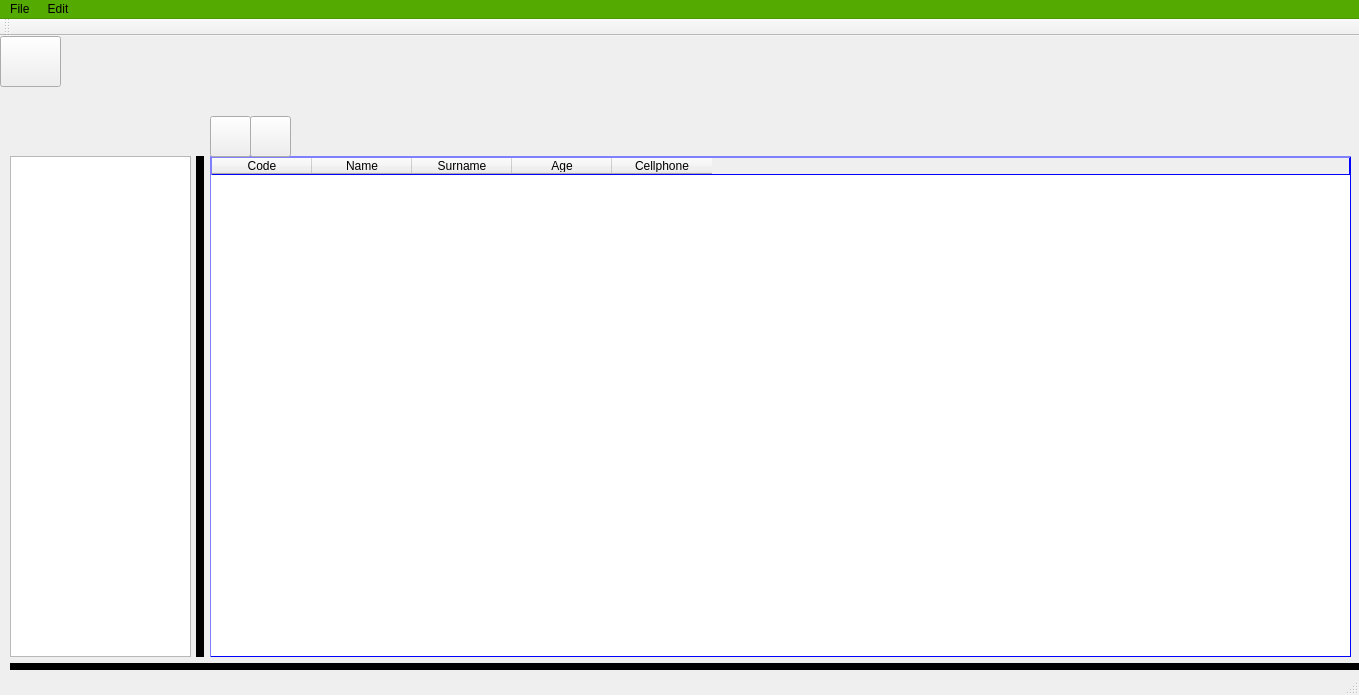
<?xml version="1.0" encoding="UTF-8"?>
<ui version="4.0">
 <class>MainWindow</class>
 <widget class="QMainWindow" name="MainWindow">
  <property name="geometry">
   <rect>
    <x>0</x>
    <y>0</y>
    <width>1359</width>
    <height>695</height>
   </rect>
  </property>
  <property name="windowTitle">
   <string>MainWindow</string>
  </property>
  <widget class="QWidget" name="centralWidget">
   <widget class="QListView" name="listView">
    <property name="geometry">
     <rect>
      <x>10</x>
      <y>120</y>
      <width>181</width>
      <height>501</height>
     </rect>
    </property>
   </widget>
   <widget class="Line" name="line">
    <property name="geometry">
     <rect>
      <x>190</x>
      <y>120</y>
      <width>21</width>
      <height>501</height>
     </rect>
    </property>
    <property name="autoFillBackground">
     <bool>false</bool>
    </property>
    <property name="frameShadow">
     <enum>QFrame::Plain</enum>
    </property>
    <property name="lineWidth">
     <number>8</number>
    </property>
    <property name="midLineWidth">
     <number>-2</number>
    </property>
    <property name="orientation">
     <enum>Qt::Vertical</enum>
    </property>
   </widget>
   <widget class="QTableWidget" name="tableWidget">
    <property name="enabled">
     <bool>true</bool>
    </property>
    <property name="geometry">
     <rect>
      <x>210</x>
      <y>120</y>
      <width>1141</width>
      <height>501</height>
     </rect>
    </property>
    <property name="styleSheet">
     <string notr="true">selection-background-color: qlineargradient(x1:6, y1: 0, x2: 0.5, y2: 0.5,
                                     stop: 0 #FF92BB, stop: 1 white);
border: 1px outset blue;
font: 75 8pt &quot;Tahoma&quot;;</string>
    </property>
    <property name="textElideMode">
     <enum>Qt::ElideLeft</enum>
    </property>
    <column>
     <property name="text">
      <string>Code</string>
     </property>
     <property name="whatsThis">
      <string>&lt;html&gt;&lt;head/&gt;&lt;body&gt;&lt;p&gt;ID Number&lt;/p&gt;&lt;/body&gt;&lt;/html&gt;</string>
     </property>
    </column>
    <column>
     <property name="text">
      <string>Name</string>
     </property>
    </column>
    <column>
     <property name="text">
      <string>Surname</string>
     </property>
    </column>
    <column>
     <property name="text">
      <string>Age</string>
     </property>
    </column>
    <column>
     <property name="text">
      <string>Cellphone</string>
     </property>
    </column>
   </widget>
   <widget class="Line" name="line_2">
    <property name="geometry">
     <rect>
      <x>10</x>
      <y>610</y>
      <width>1351</width>
      <height>41</height>
     </rect>
    </property>
    <property name="frameShadow">
     <enum>QFrame::Plain</enum>
    </property>
    <property name="lineWidth">
     <number>7</number>
    </property>
    <property name="orientation">
     <enum>Qt::Horizontal</enum>
    </property>
   </widget>
   <widget class="QPushButton" name="btnAdd">
    <property name="geometry">
     <rect>
      <x>210</x>
      <y>80</y>
      <width>41</width>
      <height>41</height>
     </rect>
    </property>
    <property name="text">
     <string/>
    </property>
    <property name="icon">
     <iconset resource="resource.qrc">
      <normaloff>:/images/btnAdd.png</normaloff>:/images/btnAdd.png</iconset>
    </property>
    <property name="iconSize">
     <size>
      <width>40</width>
      <height>70</height>
     </size>
    </property>
   </widget>
   <widget class="QPushButton" name="btnSearch">
    <property name="geometry">
     <rect>
      <x>250</x>
      <y>80</y>
      <width>41</width>
      <height>41</height>
     </rect>
    </property>
    <property name="text">
     <string/>
    </property>
    <property name="icon">
     <iconset resource="resource.qrc">
      <normaloff>:/images/btnDelete.png</normaloff>:/images/btnDelete.png</iconset>
    </property>
    <property name="iconSize">
     <size>
      <width>65</width>
      <height>65</height>
     </size>
    </property>
   </widget>
   <widget class="QPushButton" name="btnEdit">
    <property name="geometry">
     <rect>
      <x>0</x>
      <y>0</y>
      <width>61</width>
      <height>51</height>
     </rect>
    </property>
    <property name="text">
     <string/>
    </property>
    <property name="icon">
     <iconset resource="resource.qrc">
      <normaloff>:/images/design.png</normaloff>:/images/design.png</iconset>
    </property>
    <property name="iconSize">
     <size>
      <width>190</width>
      <height>136</height>
     </size>
    </property>
   </widget>
  </widget>
  <widget class="QMenuBar" name="menuBar">
   <property name="geometry">
    <rect>
     <x>0</x>
     <y>0</y>
     <width>1359</width>
     <height>21</height>
    </rect>
   </property>
   <property name="palette">
    <palette>
     <active>
      <colorrole role="WindowText">
       <brush brushstyle="SolidPattern">
        <color alpha="255">
         <red>0</red>
         <green>0</green>
         <blue>0</blue>
        </color>
       </brush>
      </colorrole>
      <colorrole role="Button">
       <brush brushstyle="SolidPattern">
        <color alpha="255">
         <red>85</red>
         <green>170</green>
         <blue>0</blue>
        </color>
       </brush>
      </colorrole>
      <colorrole role="Light">
       <brush brushstyle="SolidPattern">
        <color alpha="255">
         <red>128</red>
         <green>255</green>
         <blue>0</blue>
        </color>
       </brush>
      </colorrole>
      <colorrole role="Midlight">
       <brush brushstyle="SolidPattern">
        <color alpha="255">
         <red>106</red>
         <green>212</green>
         <blue>0</blue>
        </color>
       </brush>
      </colorrole>
      <colorrole role="Dark">
       <brush brushstyle="SolidPattern">
        <color alpha="255">
         <red>42</red>
         <green>85</green>
         <blue>0</blue>
        </color>
       </brush>
      </colorrole>
      <colorrole role="Mid">
       <brush brushstyle="SolidPattern">
        <color alpha="255">
         <red>56</red>
         <green>113</green>
         <blue>0</blue>
        </color>
       </brush>
      </colorrole>
      <colorrole role="Text">
       <brush brushstyle="SolidPattern">
        <color alpha="255">
         <red>0</red>
         <green>0</green>
         <blue>0</blue>
        </color>
       </brush>
      </colorrole>
      <colorrole role="BrightText">
       <brush brushstyle="SolidPattern">
        <color alpha="255">
         <red>255</red>
         <green>255</green>
         <blue>255</blue>
        </color>
       </brush>
      </colorrole>
      <colorrole role="ButtonText">
       <brush brushstyle="SolidPattern">
        <color alpha="255">
         <red>0</red>
         <green>0</green>
         <blue>0</blue>
        </color>
       </brush>
      </colorrole>
      <colorrole role="Base">
       <brush brushstyle="SolidPattern">
        <color alpha="255">
         <red>255</red>
         <green>255</green>
         <blue>255</blue>
        </color>
       </brush>
      </colorrole>
      <colorrole role="Window">
       <brush brushstyle="SolidPattern">
        <color alpha="255">
         <red>85</red>
         <green>170</green>
         <blue>0</blue>
        </color>
       </brush>
      </colorrole>
      <colorrole role="Shadow">
       <brush brushstyle="SolidPattern">
        <color alpha="255">
         <red>0</red>
         <green>0</green>
         <blue>0</blue>
        </color>
       </brush>
      </colorrole>
      <colorrole role="AlternateBase">
       <brush brushstyle="SolidPattern">
        <color alpha="255">
         <red>170</red>
         <green>212</green>
         <blue>127</blue>
        </color>
       </brush>
      </colorrole>
      <colorrole role="ToolTipBase">
       <brush brushstyle="SolidPattern">
        <color alpha="255">
         <red>255</red>
         <green>255</green>
         <blue>220</blue>
        </color>
       </brush>
      </colorrole>
      <colorrole role="ToolTipText">
       <brush brushstyle="SolidPattern">
        <color alpha="255">
         <red>0</red>
         <green>0</green>
         <blue>0</blue>
        </color>
       </brush>
      </colorrole>
     </active>
     <inactive>
      <colorrole role="WindowText">
       <brush brushstyle="SolidPattern">
        <color alpha="255">
         <red>0</red>
         <green>0</green>
         <blue>0</blue>
        </color>
       </brush>
      </colorrole>
      <colorrole role="Button">
       <brush brushstyle="SolidPattern">
        <color alpha="255">
         <red>85</red>
         <green>170</green>
         <blue>0</blue>
        </color>
       </brush>
      </colorrole>
      <colorrole role="Light">
       <brush brushstyle="SolidPattern">
        <color alpha="255">
         <red>128</red>
         <green>255</green>
         <blue>0</blue>
        </color>
       </brush>
      </colorrole>
      <colorrole role="Midlight">
       <brush brushstyle="SolidPattern">
        <color alpha="255">
         <red>106</red>
         <green>212</green>
         <blue>0</blue>
        </color>
       </brush>
      </colorrole>
      <colorrole role="Dark">
       <brush brushstyle="SolidPattern">
        <color alpha="255">
         <red>42</red>
         <green>85</green>
         <blue>0</blue>
        </color>
       </brush>
      </colorrole>
      <colorrole role="Mid">
       <brush brushstyle="SolidPattern">
        <color alpha="255">
         <red>56</red>
         <green>113</green>
         <blue>0</blue>
        </color>
       </brush>
      </colorrole>
      <colorrole role="Text">
       <brush brushstyle="SolidPattern">
        <color alpha="255">
         <red>0</red>
         <green>0</green>
         <blue>0</blue>
        </color>
       </brush>
      </colorrole>
      <colorrole role="BrightText">
       <brush brushstyle="SolidPattern">
        <color alpha="255">
         <red>255</red>
         <green>255</green>
         <blue>255</blue>
        </color>
       </brush>
      </colorrole>
      <colorrole role="ButtonText">
       <brush brushstyle="SolidPattern">
        <color alpha="255">
         <red>0</red>
         <green>0</green>
         <blue>0</blue>
        </color>
       </brush>
      </colorrole>
      <colorrole role="Base">
       <brush brushstyle="SolidPattern">
        <color alpha="255">
         <red>255</red>
         <green>255</green>
         <blue>255</blue>
        </color>
       </brush>
      </colorrole>
      <colorrole role="Window">
       <brush brushstyle="SolidPattern">
        <color alpha="255">
         <red>85</red>
         <green>170</green>
         <blue>0</blue>
        </color>
       </brush>
      </colorrole>
      <colorrole role="Shadow">
       <brush brushstyle="SolidPattern">
        <color alpha="255">
         <red>0</red>
         <green>0</green>
         <blue>0</blue>
        </color>
       </brush>
      </colorrole>
      <colorrole role="AlternateBase">
       <brush brushstyle="SolidPattern">
        <color alpha="255">
         <red>170</red>
         <green>212</green>
         <blue>127</blue>
        </color>
       </brush>
      </colorrole>
      <colorrole role="ToolTipBase">
       <brush brushstyle="SolidPattern">
        <color alpha="255">
         <red>255</red>
         <green>255</green>
         <blue>220</blue>
        </color>
       </brush>
      </colorrole>
      <colorrole role="ToolTipText">
       <brush brushstyle="SolidPattern">
        <color alpha="255">
         <red>0</red>
         <green>0</green>
         <blue>0</blue>
        </color>
       </brush>
      </colorrole>
     </inactive>
     <disabled>
      <colorrole role="WindowText">
       <brush brushstyle="SolidPattern">
        <color alpha="255">
         <red>42</red>
         <green>85</green>
         <blue>0</blue>
        </color>
       </brush>
      </colorrole>
      <colorrole role="Button">
       <brush brushstyle="SolidPattern">
        <color alpha="255">
         <red>85</red>
         <green>170</green>
         <blue>0</blue>
        </color>
       </brush>
      </colorrole>
      <colorrole role="Light">
       <brush brushstyle="SolidPattern">
        <color alpha="255">
         <red>128</red>
         <green>255</green>
         <blue>0</blue>
        </color>
       </brush>
      </colorrole>
      <colorrole role="Midlight">
       <brush brushstyle="SolidPattern">
        <color alpha="255">
         <red>106</red>
         <green>212</green>
         <blue>0</blue>
        </color>
       </brush>
      </colorrole>
      <colorrole role="Dark">
       <brush brushstyle="SolidPattern">
        <color alpha="255">
         <red>42</red>
         <green>85</green>
         <blue>0</blue>
        </color>
       </brush>
      </colorrole>
      <colorrole role="Mid">
       <brush brushstyle="SolidPattern">
        <color alpha="255">
         <red>56</red>
         <green>113</green>
         <blue>0</blue>
        </color>
       </brush>
      </colorrole>
      <colorrole role="Text">
       <brush brushstyle="SolidPattern">
        <color alpha="255">
         <red>42</red>
         <green>85</green>
         <blue>0</blue>
        </color>
       </brush>
      </colorrole>
      <colorrole role="BrightText">
       <brush brushstyle="SolidPattern">
        <color alpha="255">
         <red>255</red>
         <green>255</green>
         <blue>255</blue>
        </color>
       </brush>
      </colorrole>
      <colorrole role="ButtonText">
       <brush brushstyle="SolidPattern">
        <color alpha="255">
         <red>42</red>
         <green>85</green>
         <blue>0</blue>
        </color>
       </brush>
      </colorrole>
      <colorrole role="Base">
       <brush brushstyle="SolidPattern">
        <color alpha="255">
         <red>85</red>
         <green>170</green>
         <blue>0</blue>
        </color>
       </brush>
      </colorrole>
      <colorrole role="Window">
       <brush brushstyle="SolidPattern">
        <color alpha="255">
         <red>85</red>
         <green>170</green>
         <blue>0</blue>
        </color>
       </brush>
      </colorrole>
      <colorrole role="Shadow">
       <brush brushstyle="SolidPattern">
        <color alpha="255">
         <red>0</red>
         <green>0</green>
         <blue>0</blue>
        </color>
       </brush>
      </colorrole>
      <colorrole role="AlternateBase">
       <brush brushstyle="SolidPattern">
        <color alpha="255">
         <red>85</red>
         <green>170</green>
         <blue>0</blue>
        </color>
       </brush>
      </colorrole>
      <colorrole role="ToolTipBase">
       <brush brushstyle="SolidPattern">
        <color alpha="255">
         <red>255</red>
         <green>255</green>
         <blue>220</blue>
        </color>
       </brush>
      </colorrole>
      <colorrole role="ToolTipText">
       <brush brushstyle="SolidPattern">
        <color alpha="255">
         <red>0</red>
         <green>0</green>
         <blue>0</blue>
        </color>
       </brush>
      </colorrole>
     </disabled>
    </palette>
   </property>
   <property name="autoFillBackground">
    <bool>false</bool>
   </property>
   <widget class="QMenu" name="menuFile">
    <property name="title">
     <string>File </string>
    </property>
    <widget class="QMenu" name="menuNew">
     <property name="title">
      <string>New</string>
     </property>
     <addaction name="actionTable"/>
     <addaction name="actionQuery"/>
    </widget>
    <addaction name="menuNew"/>
    <addaction name="actionOpen"/>
    <addaction name="actionSave"/>
   </widget>
   <widget class="QMenu" name="menuEdit">
    <property name="title">
     <string>Edit</string>
    </property>
   </widget>
   <addaction name="menuFile"/>
   <addaction name="menuEdit"/>
  </widget>
  <widget class="QToolBar" name="mainToolBar">
   <attribute name="toolBarArea">
    <enum>TopToolBarArea</enum>
   </attribute>
   <attribute name="toolBarBreak">
    <bool>false</bool>
   </attribute>
  </widget>
  <widget class="QStatusBar" name="statusBar"/>
  <action name="actionOpen">
   <property name="icon">
    <iconset resource="resource.qrc">
     <normaloff>:/images/iconFD.png</normaloff>:/images/iconFD.png</iconset>
   </property>
   <property name="text">
    <string>Open</string>
   </property>
  </action>
  <action name="actionSave">
   <property name="icon">
    <iconset resource="resource.qrc">
     <normaloff>:/images/iconSV.png</normaloff>:/images/iconSV.png</iconset>
   </property>
   <property name="text">
    <string>Save</string>
   </property>
  </action>
  <action name="actionTable">
   <property name="icon">
    <iconset resource="resource.qrc">
     <normaloff>:/images/iconND.png</normaloff>:/images/iconND.png</iconset>
   </property>
   <property name="text">
    <string>Table</string>
   </property>
  </action>
  <action name="actionQuery">
   <property name="text">
    <string>Query</string>
   </property>
  </action>
 </widget>
 <layoutdefault spacing="6" margin="11"/>
 <resources>
  <include location="resource.qrc"/>
 </resources>
 <connections/>
</ui>
